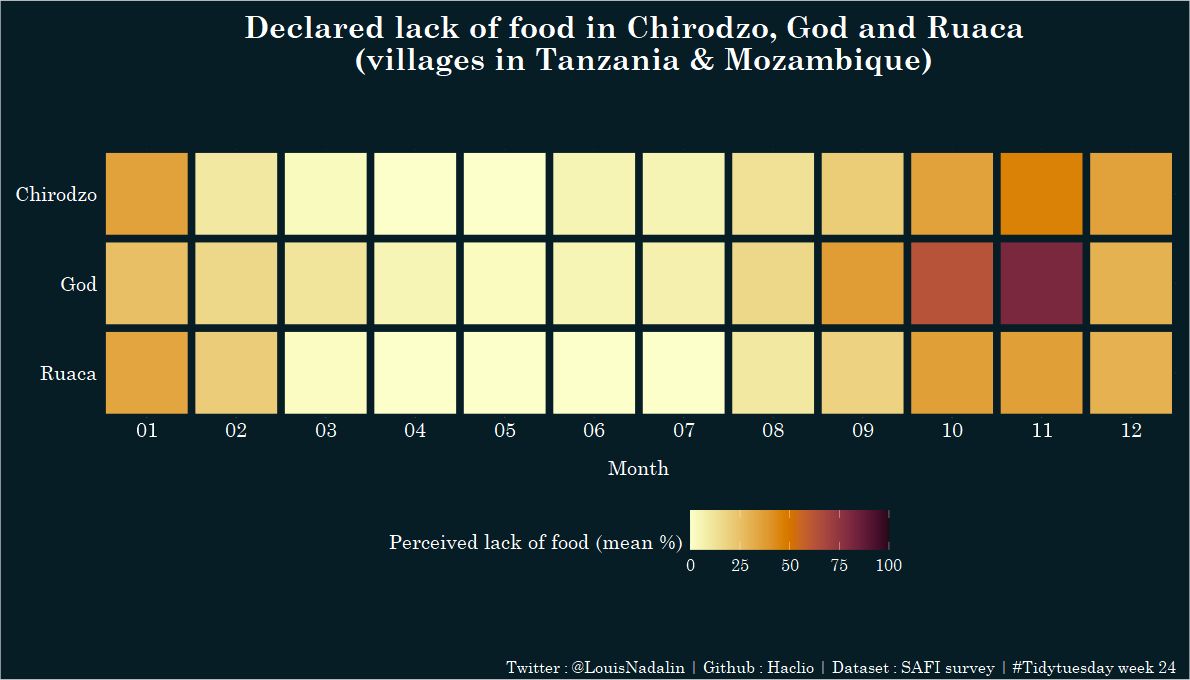

Here is the R script that generated this plot:
setwd("./2023-W24")
install.packages("paletteer")
library(paletteer)
library(ggtext)

safi_data <- readr::read_csv('https://raw.githubusercontent.com/rfordatascience/tidytuesday/master/data/2023/2023-06-13/safi_data.csv')

months <- rownames_to_column(safi_data, "rn") %>% #Creates a wide format table with months and the corresponding food values
        separate_rows(months_lack_food) %>% 
        group_by(rn, months_lack_food) %>% 
        tally %>% 
        spread(months_lack_food, n, fill=0) %>%
        ungroup() %>% 
        select(-none) |>
        mutate(rn = as.numeric(rn)) |>
        select(rn, Jan, Feb, Mar, Apr, May, June, July, Aug, Sept, Oct, Nov, Dec) |>
        arrange(rn)

safi_data  <- cbind(safi_data, months)
months  <- safi_data |> 
            select(-c(1, 3:15)) |>
            pivot_longer(cols = !village, names_to = "month", values_to = "lacking_food") |>
            summarize(mn = mean(lacking_food)*100, .by = c(village, month)) |>
            mutate(month = factor(month, levels = c("Jan", "Feb", "Mar", "Apr", "May", "June", "July", "Aug", "Sept", "Oct", "Nov", "Dec"))) |>
            mutate(month = str_sub(month, 1, 3)) |>
            mutate(month = match(month, month.abb)) |>
            mutate(month = ifelse(nchar(month) == 1, paste("0", month, sep = ""), month)) |>
            mutate(village = factor(village, levels = c("Chirodzo", "God", "Ruaca")))

ggplot(months, aes(x = month, y = factor(village, levels = c("Ruaca", "God", "Chirodzo")), fill = mn)) +
    geom_raster(fill = "#071D26", ) +
    geom_tile(aes(height = 0.95, width = 0.95), color = "#071D26", lwd = 1.5) +
    coord_fixed() +
    scale_fill_paletteer_c(limits = c(0, 100), name = "Perceived lack of food (mean %)", palette = "grDevices::Lajolla") +
    scale_y_discrete(expand=c(0,0)) +
    scale_x_discrete("Month", expand=c(0,0)) +
    labs(caption = "Twitter : @LouisNadalin | Github : Haclio | Dataset : SAFI survey | #Tidytuesday week 24") +
    ggtitle("Declared lack of food in Chirodzo, God and Ruaca \n (villages in Tanzania & Mozambique)") +
    theme(panel.background = element_rect(fill = "#071D26"), plot.background = element_rect(fill = "#071D26"), plot.margin = unit(c(0.5, 0.5, 3, 0.5), "cm"),
    text = element_text(color = "white", family = "Century Schoolbook"), axis.text = element_text(color = "white", size = 20, family = "Century Schoolbook"),
    legend.background = element_blank(), legend.margin = margin(20, 0, 0, 0), legend.position = "bottom", axis.title.y = element_blank(),
    axis.line = element_blank(), axis.ticks = element_blank(), plot.caption = element_text(size = 16, vjust = -25),
    plot.title = element_text(face = "bold", color = "white", size = 30, family = "Century Schoolbook", hjust = 0.5, vjust = 5, margin = margin(25,0,50,0)),
    legend.text = element_text(size = 16), legend.title = element_text(size = 20), legend.key.size = unit(40, "pt"),
    axis.title.x = element_text(size = 20, margin = margin(20, 0, 0, 0)))
